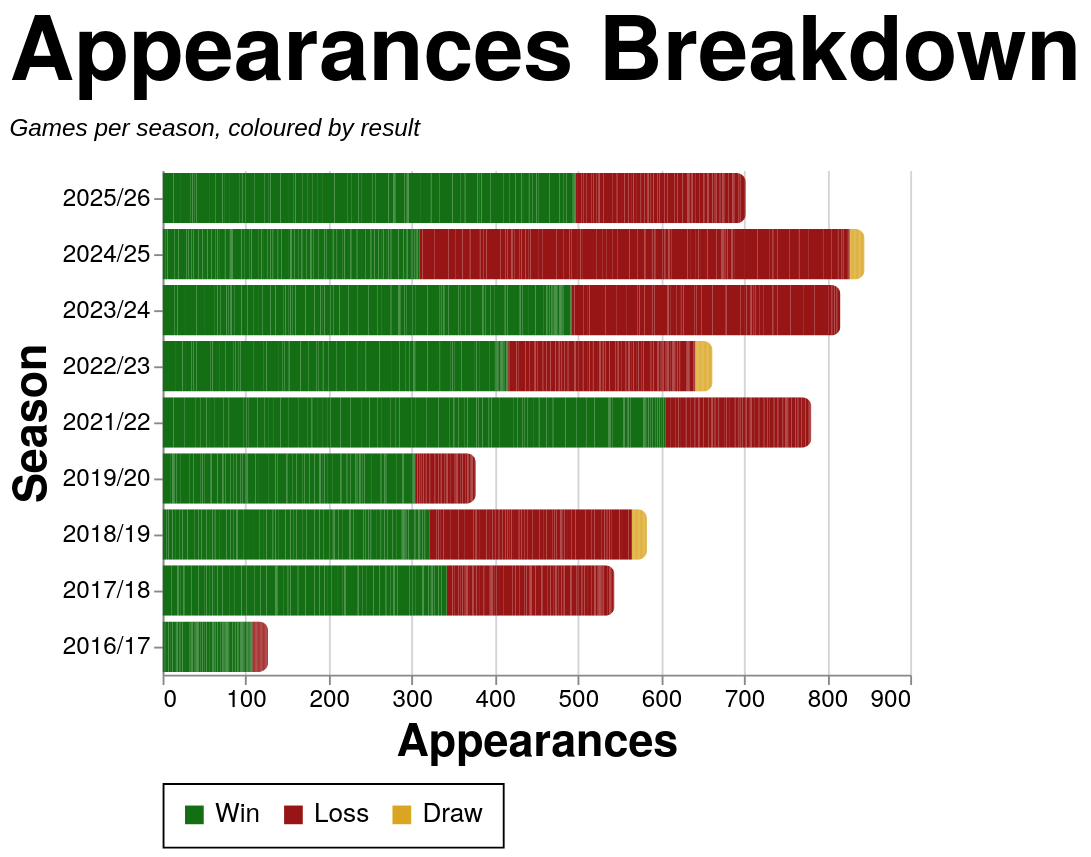

Here is the Vega-Lite specification saved for this chart:
### Vega-Lite specification from a JSON file in a GitHub repository (floating-point values rounded to 4 significant figures; data arrays with more than 128 entries replaced by an {"elided": "..."} marker saying what was removed)
{"config": {"axis": {"labelFont": "PT Sans Narrow, Helvetica Neue, Helvetica, Arial, sans-serif", "titleFont": "PT Sans Narrow, Helvetica Neue, Helvetica, Arial, sans-serif", "labelFontSize": 13, "titleFontSize": 24, "gridColor": "#202947", "gridOpacity": 0.2, "zindex": 1}, "text": {"font": "Lato, sans-serif"}, "bar": {"cornerRadiusEnd": 5}, "header": {"labelFont": "PT Sans Narrow, Helvetica Neue, Helvetica, Arial, sans-serif", "titleFont": "PT Sans Narrow, Helvetica Neue, Helvetica, Arial, sans-serif", "labelFontSize": 24, "titleFontSize": 28, "labelFontWeight": "bold", "orient": "left"}, "legend": {"labelFont": "PT Sans Narrow, Helvetica Neue, Helvetica, Arial, sans-serif", "titleFont": "PT Sans Narrow, Helvetica Neue, Helvetica, Arial, sans-serif", "labelFontSize": 14, "titleFontSize": 16, "titlePadding": 5, "fillColor": "white", "strokeColor": "black", "padding": 10, "titleFontWeight": "lighter", "titleFontStyle": "italic", "titleColor": "gray", "offset": 10}, "title": {"font": "PT Sans Narrow, Helvetica Neue, Helvetica, Arial, sans-serif", "fontSize": 48, "fontWeight": "bold", "anchor": "start", "align": "center", "titlePadding": 20, "subtitlePadding": 10, "subtitleFontSize": 13, "subtitleColor": "", "subtitleFontStyle": "italic", "offset": 15, "color": "black"}, "axisX": {"labelAngle": 0}, "facet": {"title": null, "header": null, "align": {"row": "each", "column": "each"}, "spacing": 10}, "resolve": {"scale": {"y": "independent", "facet": "independent"}}, "background": "transparent", "scale": {"offsetBandPaddingOuter": 0.2, "offsetBandPaddingInner": 0.1}, "view": {"stroke": null, "background": "transparent"}}, "data": {"name": "data-f15d9badb380efff08eb0c4571fb5489"}, "mark": {"type": "bar"}, "encoding": {"color": {"field": "color_value", "legend": {"orient": "bottom", "title": null}, "scale": {"domain": ["Win", "Loss", "Draw"], "range": ["#146f14", "#981515", "goldenrod"]}, "sort": {"field": "sum(apps)", "op": "sum", "order": "descending"}, "type": "nominal"}, "tooltip": [{"field": "player", "title": "Player", "type": "nominal"}, {"field": "season", "title": "Season", "type": "nominal"}, {"field": "color_value", "title": "Group", "type": "nominal"}, {"aggregate": "sum", "field": "apps", "title": "Appearances", "type": "quantitative"}], "x": {"aggregate": "sum", "field": "apps", "title": "Appearances", "type": "quantitative"}, "y": {"field": "season", "sort": {"field": "season_sort", "op": "max", "order": "descending"}, "title": "Season", "type": "nominal"}}, "height": {"step": 30}, "title": {"text": "Appearances Breakdown", "subtitle": "Games per season, coloured by result"}, "width": 400, "$schema": "https://vega.github.io/schema/vega-lite/v5.20.1.json", "datasets": {"data-f15d9badb380efff08eb0c4571fb5489": {"elided": "2509 records"}}}
